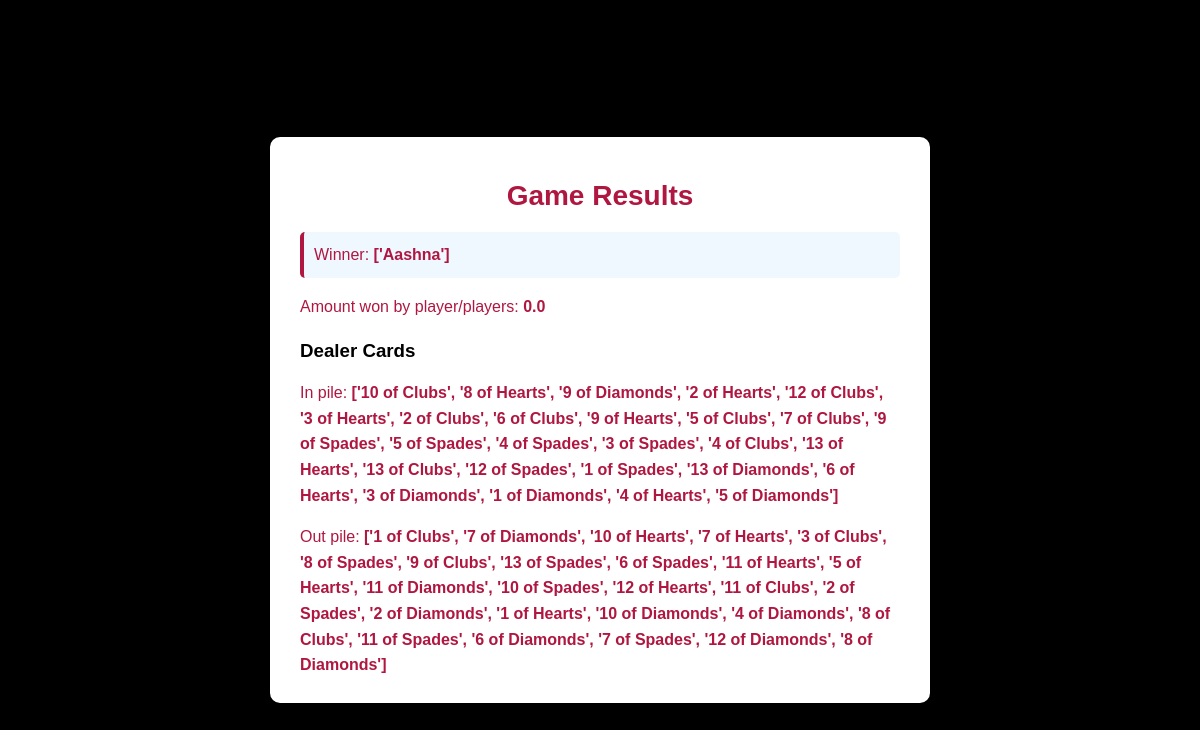
Screenshot of /result/55 with the database file from the repository.
### base/models.py (models this page shows)
class Game(models.Model):
    players = models.ManyToManyField(Player)
    dealer_cards = models.JSONField()  # Stores the shuffled cards dealt
    winner = models.CharField(max_length=100, blank=True, null=True)

### base/views.py (the view)
# urls.py: path('result/<int:game_id>', views.result, name='result'),
def result(request, game_id):
    global winnernames
    global amount
    winnernames = []
    game = Game.objects.get(id=game_id)
    winner = None
    for player in game.players.all():
        if player.bet_card in game.dealer_cards[player.bet_type]:
            winnernames.append(player.name)
            winner = player.name
    game.winner = winnernames
    if not winner:
        game.winner = "Dealer"
    if (len(winnernames) != 0):
        amount = amount/len(winnernames)
    game.save()
    return render(request, 'results.html', {'game': game, 'winner': game.winner, 'amount': amount})

### base/templates/results.html (shortened to what this page needs)
<!DOCTYPE html>
<html lang="en">
  <head>
  </head>
  <body>
    <div class="results-container">
      <h2>Game Results</h2>
      <p class="highlight">Winner: <span>{{ winner }}</span></p>
      <p>Amount won by player/players: <span>{{ amount }}</span></p>
      <div class="dealer-cards">
        <h3>Dealer Cards</h3>
        <p>In pile: <span>{{ game.dealer_cards.in }}</span></p>
        <p>Out pile: <span>{{ game.dealer_cards.out }}</span></p>
      </div>
    </div>
  </body>
</html>

### base/templates/results.html (style rules this page uses)
body { font-family: "Arial", sans-serif; background-color: black; margin: 0; padding: 20px; display: flex; justify-content: center; align-items: center; height: 100vh; }
.results-container { background-color: #ffffff; border-radius: 10px; box-shadow: 0 4px 8px rgba(0, 0, 0, 0.1); padding: 20px 30px; max-width: 600px; width: 100%; }
h2 { font-size: 28px; color: #af1740; margin-bottom: 20px; text-align: center; }
p { font-size: 16px; color: #af1740; line-height: 1.6; }
p span { font-weight: bold; color: #af1740; }
.dealer-cards { margin-top: 20px; }
.dealer-cards p { margin-bottom: 5px; }
.highlight { background-color: #f0f8ff; padding: 10px; border-left: 4px solid #af1740; border-radius: 5px; margin-bottom: 10px; }

### rows the page displays
Game: winner "['Aashna']", dealer_cards.in "['10 of Clubs', '8 of Hearts', '9 of Diamonds', '2 of Hearts', '12 of Clubs', '3 of Hearts', '2 of Clubs', '6 of Clubs', '9 of Hearts', '5 of Clubs', '7 of Clubs', '9 of Spades', '5 of Spades', '4 of Spades', '3 of Spades', '4 of Clubs', '13 of Hearts', '13 of Clubs', '12 of Spades', '1 of Spades', '13 of Diamonds', '6 of Hearts', '3 of Diamonds', '1 of Diamonds', '4 of Hearts', '5 of Diamonds']", dealer_cards.out "['1 of Clubs', '7 of Diamonds', '10 of Hearts', '7 of Hearts', '3 of Clubs', '8 of Spades', '9 of Clubs', '13 of Spades', '6 of Spades', '11 of Hearts', '5 of Hearts', '11 of Diamonds', '10 of Spades', '12 of Hearts', '11 of Clubs', '2 of Spades', '2 of Diamonds', '1 of Hearts', '10 of Diamonds', '4 of Diamonds', '8 of Clubs', '11 of Spades', '6 of Diamonds', '7 of Spades', '12 of Diamonds', '8 of Diamonds']"

### other values shown
{{ amount }} "0.0"
